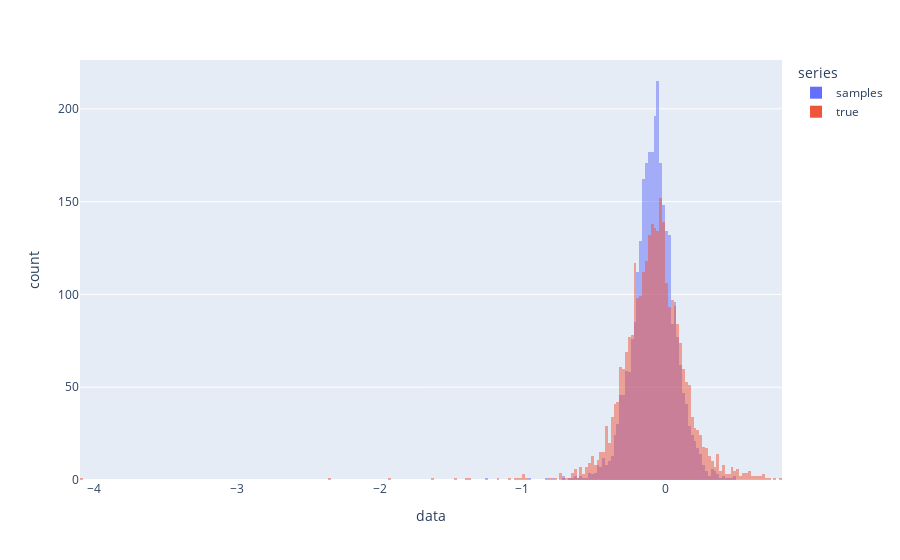

Notebook code cell kept with this figure:
### Code cell
samples = stats.genhyperbolic.rvs(p-1.5, a, b, loc, scale ,size = len(alphas))
fig = plot_and_compare(samples, alphas)
fig.show()

### Figure 1 — Plotly figure (JSON) as saved in the notebook; plotly's stock layout.template omitted (floating-point values rounded to 4 significant figures; data arrays with more than 128 entries replaced by an {"elided": "..."} marker saying what was removed)
{"data": [{"alignmentgroup": "True", "bingroup": "x", "hovertemplate": "series=samples<br>data=%{x}<br>count=%{y}<extra></extra>", "legendgroup": "samples", "marker": {"color": "#636efa", "opacity": 0.5, "pattern": {"shape": ""}}, "name": "samples", "offsetgroup": "samples", "orientation": "v", "showlegend": true, "type": "histogram", "x": {"elided": "2981 float values"}, "xaxis": "x", "yaxis": "y"}, {"alignmentgroup": "True", "bingroup": "x", "hovertemplate": "series=true<br>data=%{x}<br>count=%{y}<extra></extra>", "legendgroup": "true", "marker": {"color": "#EF553B", "opacity": 0.5, "pattern": {"shape": ""}}, "name": "true", "offsetgroup": "true", "orientation": "v", "showlegend": true, "type": "histogram", "x": {"elided": "2981 float values"}, "xaxis": "x", "yaxis": "y"}], "layout": {"autosize": true, "barmode": "overlay", "legend": {"title": {"text": "series"}, "tracegroupgap": 0}, "margin": {"t": 60}, "xaxis": {"anchor": "y", "autorange": true, "domain": [0, 1], "range": [-4.1, 0.82], "title": {"text": "data"}, "type": "linear"}, "yaxis": {"anchor": "x", "autorange": true, "domain": [0, 1], "range": [0, 226.3], "title": {"text": "count"}}}}
